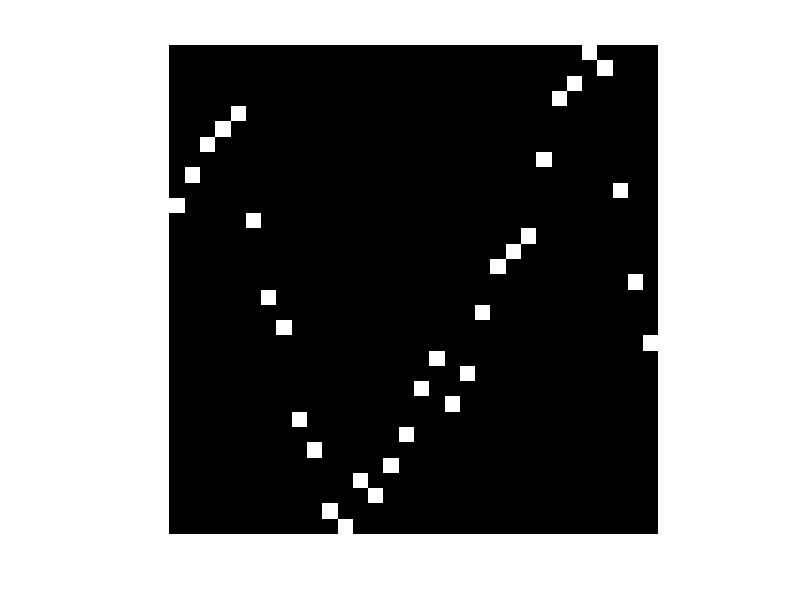

Here is the MATLAB script that generated this plot:
function matrix_i = trytodomatrix_i()
matrix_i = zeros(32, 32);
    load = [30360,29155,28086,28031,27730,30490,37081,46975,57261,63679,65123,65142,64745,64783,64607,61089,52406,50328,52425,50457,41577,36002,33522,30625,29060,27586,26846,26561,26626,29623,36612,48735];
    sortLoad = [30360,29155,28086,28031,27730,30490,37081,46975,57261,63679,65123,65142,64745,64783,64607,61089,52406,50328,52425,50457,41577,36002,33522,30625,29060,27586,26846,26561,26626,29623,36612,48735];
    sortLoad = sort(sortLoad);
    for k = 1: 32
        for z = 1: 32
            if load(k) == sortLoad(z)
                matrix_i(z,k) = 1;
                break
            end
        end
    end
    matrix_i
      I = mat2gray(matrix_i);
Z=figure
imshow(I)
end

